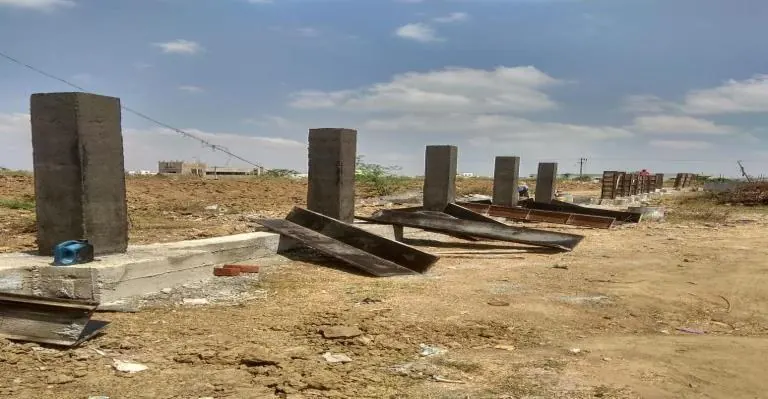
#> input picture source-images/adyar-1.webp, 768 x 399 px, given in place of Veda_Infrastructure_Watermark_Gray.png, which was not available
$ python watermark.py
#> lines starting #> are read from the running program, lines starting #| are printed output that depends on the picture
"""Enhance every photo and stamp the Veda watermark on it.

Clean originals live in source-images/ (not published). This script writes
watermarked copies to public/images/, so it is safe to re-run.
To add a new photo: drop it (.webp/.jpg/.png) into source-images/ and run
    python3 scripts/watermark.py
Output is always .webp with the same base name.
"""
from pathlib import Path
from PIL import Image, ImageEnhance, ImageFilter, ImageOps

ROOT = Path(__file__).resolve().parent.parent
SRC = ROOT / "source-images"
OUT = ROOT / "public" / "images"
MARK = Image.open(OUT / "Veda_Infrastructure_Watermark_Gray.png").convert("RGBA")
WIDTH_RATIO = 0.22  # watermark width as a share of the photo width
MARGIN_RATIO = 0.02  # gap from the bottom and right edges (~20px on a 1000px-wide photo)
OPACITY = 0.4      # white text opacity
SHADOW = 0.2       # soft dark shadow so the white text also reads on light skies

# The supplied PNG is a faint grey; use only its shape and redraw it as white text with a shadow.
_shape = MARK.getchannel("A").point(lambda a: 255 if a > 4 else 0)
#> _shape: PIL image 768x399 L; every value is 255


# These sources were already enhanced by hand before enhancement moved into this script.
PRE_ENHANCED = {"highrise-2", "highrise-3", "highrise-4"}


def enhance(img):
    """Gentle clean-up: auto brightness levels, a touch of contrast and colour, then sharpening."""
    # Stretch brightness only (Y channel) so colours keep their natural tone (red soil stays red, not orange).
    y, cb, cr = img.convert("YCbCr").split()
    y = ImageOps.autocontrast(y, cutoff=(0.3, 0.3))
    img = Image.merge("YCbCr", (y, cb, cr)).convert("RGB")
    img = ImageEnhance.Contrast(img).enhance(1.04)
    img = ImageEnhance.Color(img).enhance(1.04)
    return img.filter(ImageFilter.UnsharpMask(radius=1.4, percent=65, threshold=3))


def build_mark(width):
    h = int(_shape.height * width / _shape.width)
    shape = _shape.resize((width, h), Image.LANCZOS)
    blur = max(1, width // 120)
    pad = blur * 3
    out = Image.new("RGBA", (width + pad * 2, h + pad * 2), (0, 0, 0, 0))
    shadow = Image.new("RGBA", out.size, (0, 0, 0, 0))
    shadow.paste((0, 0, 0, int(255 * SHADOW)), (pad + blur // 2, pad + blur // 2), shape)
    out.alpha_composite(shadow.filter(ImageFilter.GaussianBlur(blur)))
    text = Image.new("RGBA", out.size, (0, 0, 0, 0))
    text.paste((255, 255, 255, int(255 * OPACITY)), (pad, pad), shape)
    out.alpha_composite(text)
    return out

for path in sorted(SRC.iterdir()):
    if path.suffix.lower() not in {".webp", ".jpg", ".jpeg", ".png"}:
        continue
    img = Image.open(path).convert("RGB")
#> img is the input picture: PIL image 768x399 RGB; mean R, G, B 145.5, 138.5, 124.9
    if path.stem not in PRE_ENHANCED:
        img = enhance(img)
#> in enhance, `y, cb, cr = img.convert("YCbCr").split()`:
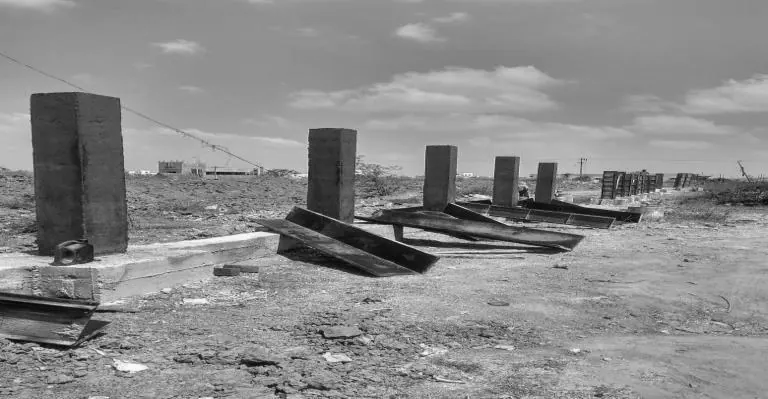
#> y: PIL image 768x399 L; min 2, max 253, mean 138.5
#> in enhance, `y, cb, cr = img.convert("YCbCr").split()`:
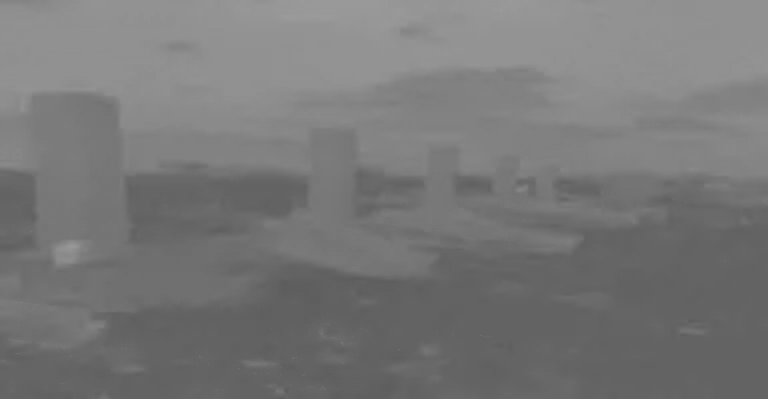
#> cb: PIL image 768x399 L; min 93, max 154, mean 119.6
#> in enhance, `y, cb, cr = img.convert("YCbCr").split()`:
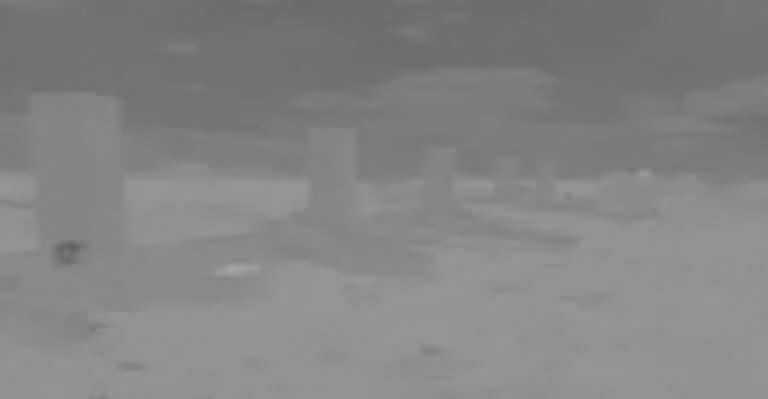
#> cr: PIL image 768x399 L; min 97, max 164, mean 132.2
#> in enhance, `img = ImageEnhance.Contrast(img).enhance(1.04)`:
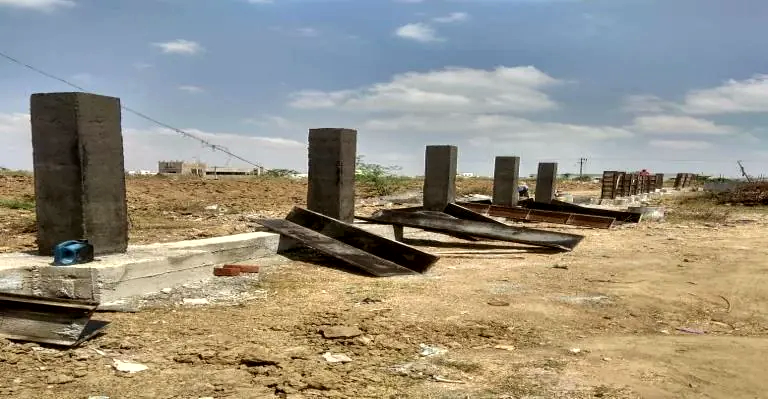
#> img: PIL image 768x399 RGB; mean R, G, B 151.6, 145.6, 130.5
    img = img.convert("RGBA")
#> img: PIL image 768x399 RGBA
    w = int(img.width * WIDTH_RATIO)
#> w = 168
    mark = build_mark(w)
#> in build_mark, `shape = _shape.resize((width, h), Image.LANCZOS)`: shape: PIL image 168x87 L; every value is 255
#> in build_mark, `out = Image.new("RGBA", (width + pad * 2, h + pad * 2), (0, 0, 0, 0))`: out: PIL image 174x93 RGBA; every value is 0
#> in build_mark, `shadow.paste((0, 0, 0, int(255 * SHADOW)), (pad + blur // 2, pad + blu..`:
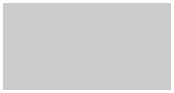
#> shadow: PIL image 174x93 RGBA; mean R, G, B, A 0, 0, 0, 46.1; transparent parts drawn white
#> in build_mark, `out.alpha_composite(text)`:
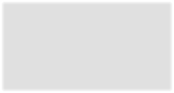
#> out: PIL image 174x93 RGBA; mean R, G, B, A 177.6, 177.6, 177.6, 120.3; transparent parts drawn white
    margin = max(12, round(img.width * MARGIN_RATIO))
#> margin = 15
    pos = (img.width - mark.width - margin, img.height - mark.height - margin)
#> pos = (579, 291)
    img.alpha_composite(mark, pos)
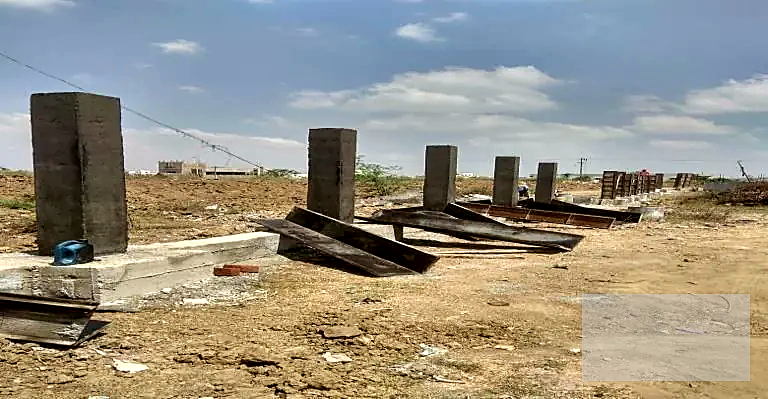
#> img: PIL image 768x399 RGBA; mean R, G, B, A 151.4, 146.1, 132.2, 255
    img.convert("RGB").save(OUT / f"{path.stem}.webp", "WEBP", quality=90, method=6)
    print("watermarked", path.name)
#> pass 2 of the loop `for path in sorted(SRC.iterdir()):`:
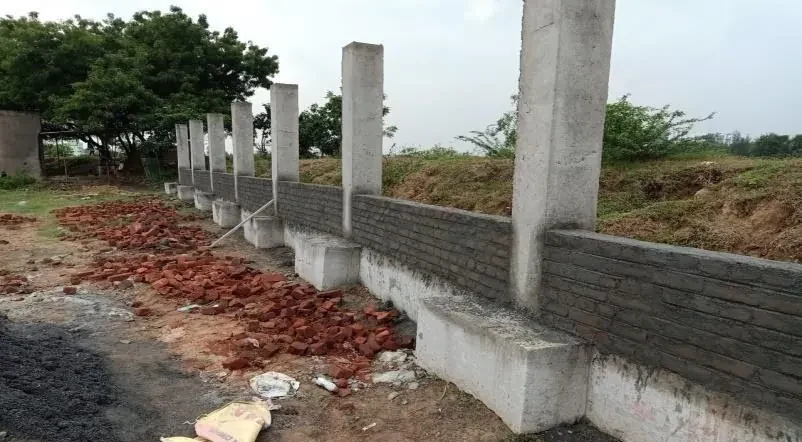
#> input picture source-images/adyar-2.webp, 802 x 442 px
#> img is the input picture: PIL image 802x442 RGB; mean R, G, B 120.8, 116.9, 108.1
#> cb: PIL image 802x442 L
#> cr: PIL image 802x442 L
#> shape: PIL image 176x91 L; every value is 255
#> shadow: PIL image 182x97 RGBA
#> text: PIL image 182x97 RGBA
#> in build_mark (call 2), `out.alpha_composite(text)`:
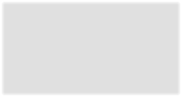
#> out: PIL image 182x97 RGBA; mean R, G, B, A 178.4, 178.4, 178.4, 120.8; transparent parts drawn white
#> `img.alpha_composite(mark, pos)`:
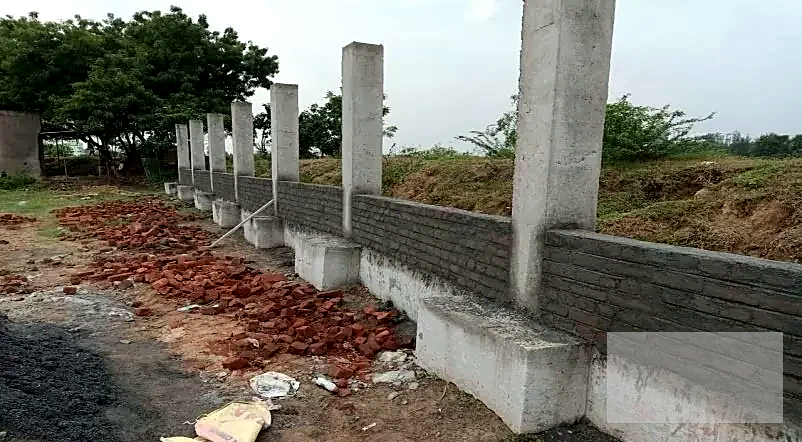
#> img: PIL image 802x442 RGBA; mean R, G, B, A 116.9, 113.9, 103.5, 255
#> pass 3 of the loop `for path in sorted(SRC.iterdir()):`:
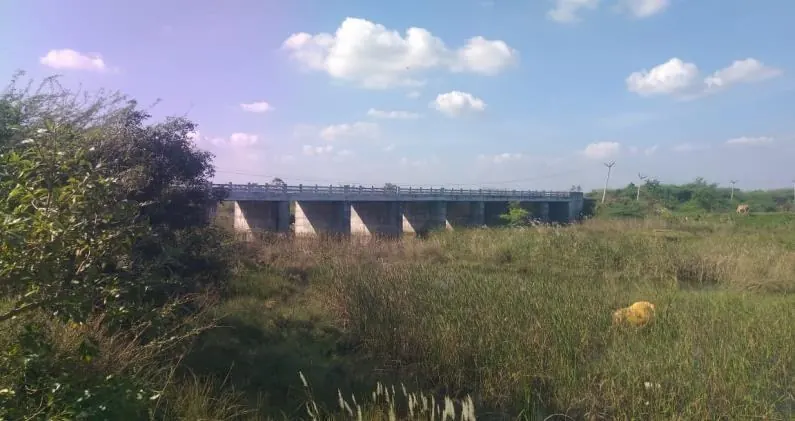
#> input picture source-images/bridge-1.webp, 795 x 421 px
#> img is the input picture: PIL image 795x421 RGB; mean R, G, B 121, 125.4, 127.9
#> cb: PIL image 795x421 L
#> cr: PIL image 795x421 L
#> in enhance (call 3), `y = ImageOps.autocontrast(y, cutoff=(0.3, 0.3))`:
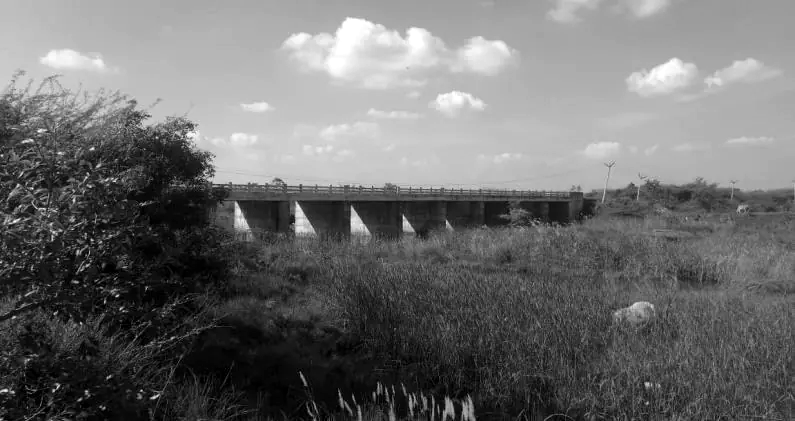
#> y: PIL image 795x421 L; min 0, max 255, mean 109.3
#> in enhance (call 3), `img = Image.merge("YCbCr", (y, cb, cr)).convert("RGB")`:
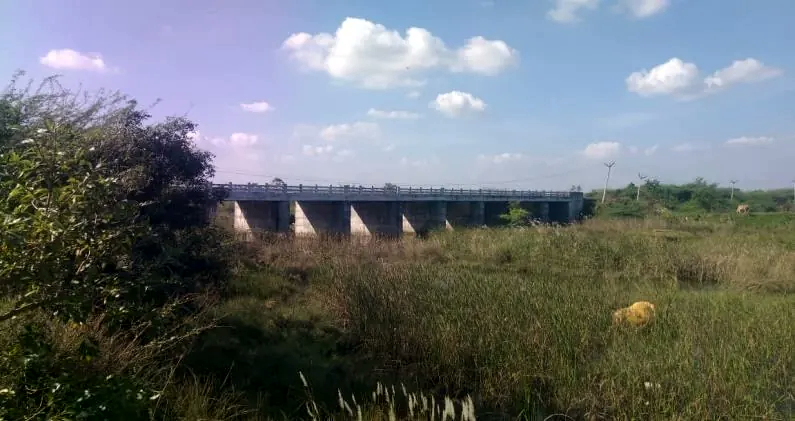
#> img: PIL image 795x421 RGB; mean R, G, B 104.9, 110.4, 111.8
#> the loop made 4 passes; the first 3 are shown
